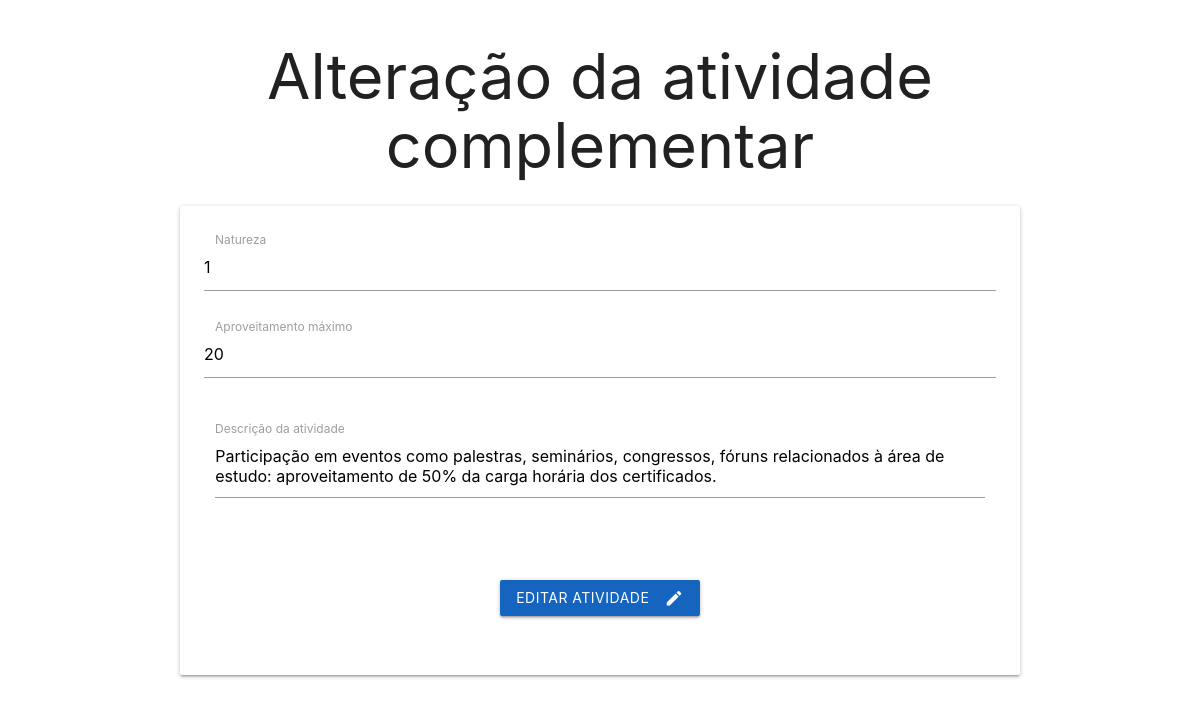
/crudAtividade/formeditAtividade.php?id=1, run on the app's committed database.
### tables this page shows
CREATE TABLE IF NOT EXISTS `atividade_complementar` (
  `id_atividade_complementar` int NOT NULL AUTO_INCREMENT,
  `natureza` int DEFAULT NULL,
  `descricao` text,
  `carga_horaria_maxima` int DEFAULT NULL,
  `id_curso` int DEFAULT NULL,
  PRIMARY KEY (`id_atividade_complementar`),
  KEY `fk_curso_atividade_complementar` (`id_curso`)
);

### conecta.php (called while the page is built, shortened)
<?php
function excutarSQL($mysql, $sql)
{
    $resultado = mysqli_query($mysql, $sql);
    return $resultado;
}

### crudAtividade/formeditAtividade.php (the view, shortened to what this page needs)
<?php
$id = $_GET['id'];
require_once "../conecta.php";
$mysql = conectar();
$sql = "SELECT * FROM atividade_complementar WHERE id_atividade_complementar = $id";
$resultado = excutarSQL($mysql, $sql);
$dados = mysqli_fetch_assoc($resultado);
?>
<!DOCTYPE html>
<html lang="pt-br">
<head>
    <link type="text/css" rel="stylesheet" href="../materialize/css/materialize.min.css" media="screen,projection" />
</head>
<body>
    <main class="container">
        <h1 class="center-align">Alteração da atividade complementar</h1>
        <div class="card-panel">
            <form action="editarAtividade.php" method="post">
                <div class="input-field col s12">
                    <input placeholder="Por exemplo : 12 ou 1" value="<?php echo $dados['natureza']; ?>" id="natureza" name="natureza" type="text" class="validate" pattern="^.+$" required>
                    <label for="natureza">Natureza</label>
                    <span class="helper-text" data-error="O campo deve conter apenas caracteres numéricos com apenas duas casas."></span>
                </div>
                <div class="input-field col s12">
                    <input placeholder="Por exemplo : 60" value="<?php echo $dados['carga_horaria_maxima']; ?>" id="carga" name="carga" type="text" class="validate" pattern="^\d{1,3}$" required>
                    <label for="carga">Aproveitamento máximo</label>
                    <span class="helper-text" data-error="O campo deve conter apenas caracteres numéricos com apenas duas casas."></span>
                </div>
                <div class="row">
                    <div class="input-field col s12">
                        <textarea id="textarea1" name="descricao" class="materialize-textarea" class="validate" pattern="^(?!\s*$).+" required ><?php echo $dados['descricao']; ?></textarea>
                        <span class="helper-text" data-error="O campo deve ser preenchido corretamente."></span>
                        <label for="textarea1">Descrição da atividade</label>
                    </div>
                </div>
                <div class="row">
                    <div class="col s12">
                        <p class="center-align">
                            <button class="btn waves-effect waves-light  #1565c0 blue darken-3 lighten-3" type="submit" name="action">Editar atividade
                                <i class="material-icons right">create</i> </button>
                        </p>
                    </div>
                </div>
            </form>
        </div>
    </main>
</body>
</html>

### data on the page
atividade_complementar: natureza "1", carga "20", descricao "Participação em eventos como palestras, seminários, congressos, fóruns relacionados à área de estudo: aproveitamento de 50% da carga horária dos certificados."
